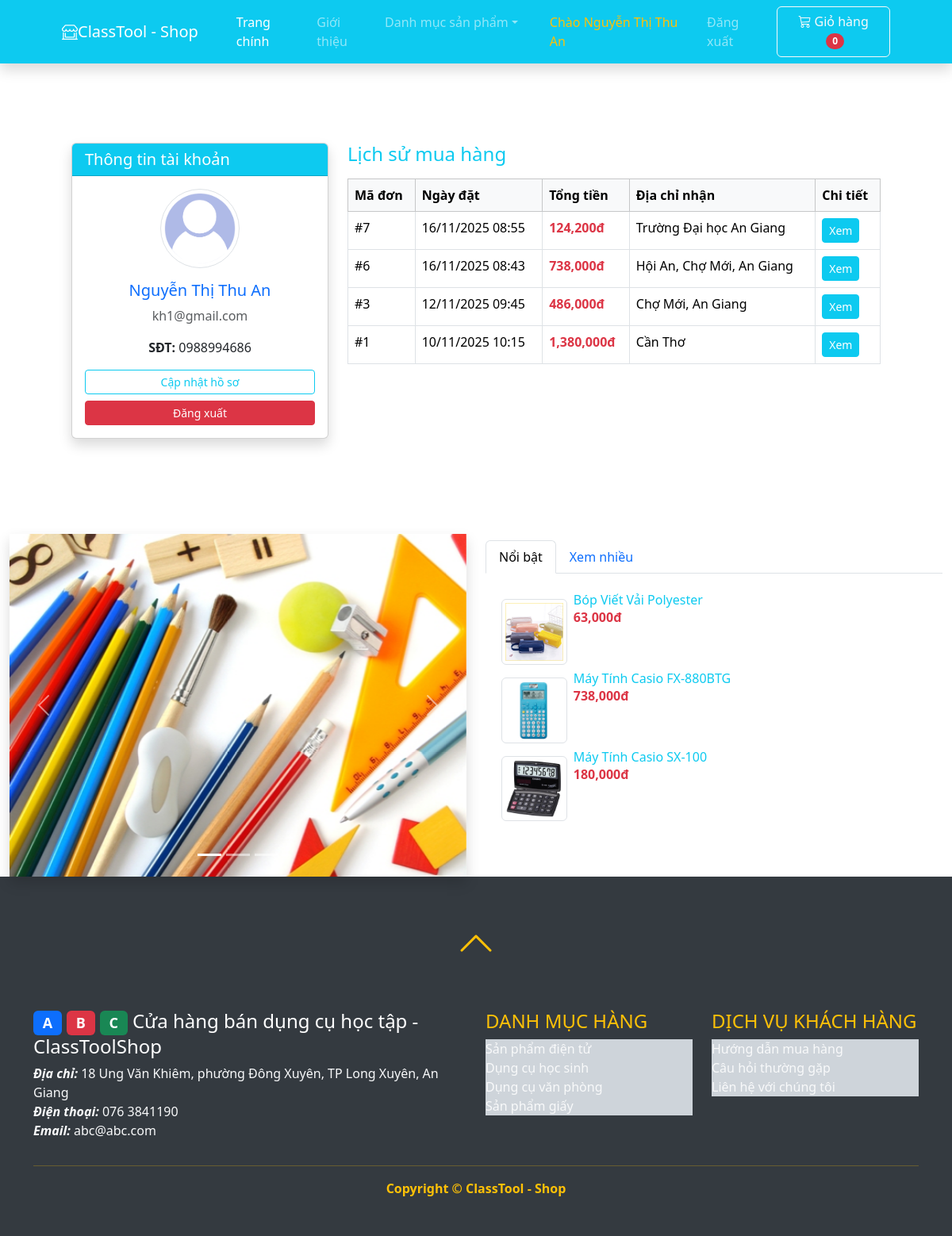
Page /index.php?action=thongtin (signed in) on the earlier database version.
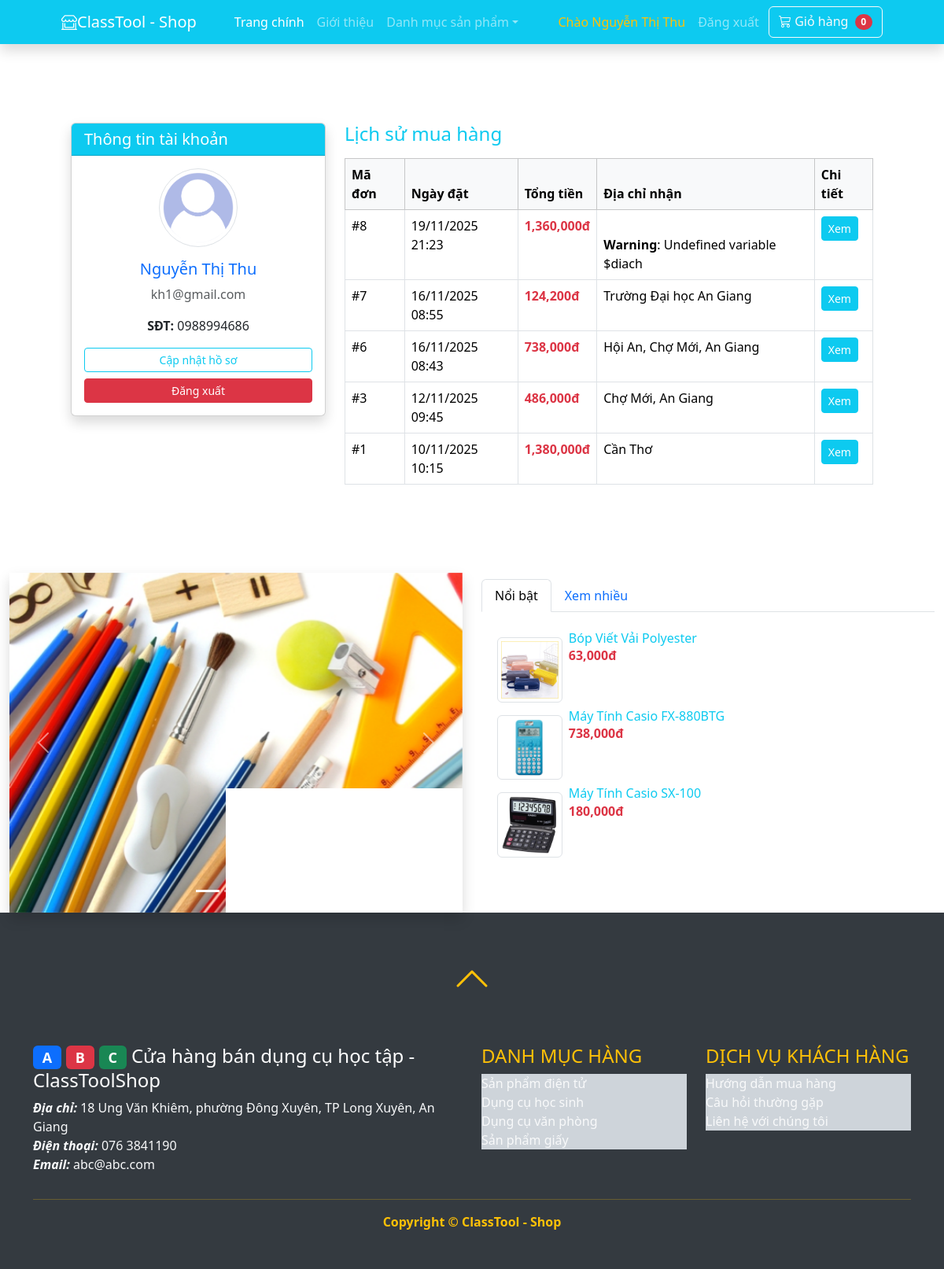
Same page on the later database version.
### tables this page shows
CREATE TABLE `donhang` (
  `id` int(11) NOT NULL,
  `nguoidung_id` int(11) NOT NULL,
  `diachi` varchar(50) DEFAULT NULL,
  `ngay` datetime NOT NULL DEFAULT current_timestamp(),
  `tongtien` float NOT NULL DEFAULT 0,
  `ghichu` varchar(255) DEFAULT NULL
);

CREATE TABLE `mathang` (
  `id` int(11) NOT NULL,
  `tenmathang` varchar(255) NOT NULL,
  `mota` text DEFAULT NULL,
  `giagoc` float NOT NULL DEFAULT 0,
  `giaban` float NOT NULL DEFAULT 0,
  `soluongton` int(11) NOT NULL DEFAULT 0,
  `hinhanh` varchar(255) DEFAULT NULL,
  `danhmuc_id` int(11) NOT NULL,
  `luotxem` int(11) NOT NULL DEFAULT 0,
  `luotmua` int(11) NOT NULL DEFAULT 0
);

CREATE TABLE `danhmuc` (
  `id` int(11) NOT NULL,
  `tendanhmuc` varchar(50) NOT NULL
);

### model/giohang.php (called while the page is built, shortened)
<?php
function demhangtronggio() {
    return count($_SESSION['giohang']);
}
?>

### model/donhang.php (called while the page is built, shortened)
<?php
class DONHANG{
    public function laydanhsachdonhangtheokh($nguoidung_id){
        $dbcon = DATABASE::connect();
        try{
            $sql = "SELECT * FROM donhang WHERE nguoidung_id=:nguoidung_id ORDER BY id DESC";
            $cmd = $dbcon->prepare($sql);
            $cmd->bindValue(":nguoidung_id", $nguoidung_id);
            $cmd->execute();
            return $cmd->fetchAll();
        }
        catch(PDOException $e){ return null; }
    }
}
?>

### model/mathang.php (called while the page is built, shortened)
<?php
class MATHANG{
    public function laymathangxemnhieu(){
        $dbcon = DATABASE::connect();
        try{
            $sql = "SELECT * FROM mathang ORDER BY luotxem DESC LIMIT 3";
            $cmd = $dbcon->prepare($sql);
            $cmd->execute();
            $result = $cmd->fetchAll();
            return $result;
        }
        catch(PDOException $e){
            $error_message = $e->getMessage();
            echo "<p>Lỗi truy vấn: $error_message</p>";
            exit();
        }
    }
}
?>

### model/danhmuc.php (called while the page is built, shortened)
<?php
class DANHMUC{
    public function laydanhmuc(){
        $dbcon = DATABASE::connect();
        try{
            $sql = "SELECT * FROM danhmuc";
            $cmd = $dbcon->prepare($sql);
            $cmd->execute();
            $result = $cmd->fetchAll();
            return $result;
        }
        catch(PDOException $e){
            $error_message = $e->getMessage();
            echo "<p>Lỗi truy vấn: $error_message</p>";
            exit();
        }
    }
}
?>

### public/info.php (the view, shortened to what this page needs)
<?php include("inc/top.php"); ?>
<div class="container py-5">
    <div class="row">
        <div class="col-md-4">
            <div class="card shadow mb-4">
                <div class="card-header bg-info text-white">
                    <h5 class="mb-0">Thông tin tài khoản</h5>
                </div>
                <div class="card-body text-center">
                    <img src="../images/users/user.png" class="img-thumbnail mb-3 rounded-circle" width="100px" alt="Avatar">
                    <h5 class="text-primary"><?php echo $_SESSION["khachhang"]["hoten"]; ?></h5>
                    <p class="text-muted"><?php echo $_SESSION["khachhang"]["email"]; ?></p>
                    <p><strong>SĐT:</strong> <?php echo $_SESSION["khachhang"]["sodienthoai"]; ?></p>
                    <div class="d-grid gap-2">
                        <a href="index.php?action=hoso" class="btn btn-outline-info btn-sm">Cập nhật hồ sơ</a>
                        <a href="index.php?action=dangxuat" class="btn btn-danger btn-sm">Đăng xuất</a>
                    </div>
                </div>
            </div>
        </div>
        <div class="col-md-8">
            <h4 class="text-info mb-3">Lịch sử mua hàng</h4>
            <?php if(empty($donhang)): ?>
                <div class="alert alert-warning">Bạn chưa có đơn hàng nào. <a href="index.php">Mua sắm ngay!</a></div>
            <?php else: ?>
                <div class="table-responsive">
                    <table class="table table-hover table-bordered">
                        <thead class="table-light">
                            <tr><th>Mã đơn</th><th>Ngày đặt</th><th>Tổng tiền</th><th>Địa chỉ nhận</th><th>Chi tiết</th></tr>
                        </thead>
                        <tbody>
                            <?php foreach($donhang as $d): ?>
                            <tr>
                                <td>#<?php echo $d['id']; ?></td>
                                <td><?php echo date('d/m/Y H:i', strtotime($d['ngay'])); ?></td>
                                <td class="text-danger fw-bold"><?php echo number_format($d['tongtien']); ?>đ</td>
                                <td><?php echo $d['diachi']; ?></td>
                                <td><a href="index.php?action=thongtin&dhid=<?php echo $d['id']; ?>" class="btn btn-sm btn-info text-white">Xem</a></td>
                            </tr>
                            <?php endforeach; ?>
                        </tbody>
                    </table>
                </div>
            <?php endif; ?>
        </div>
    </div>
</div>
<?php include("inc/bottom.php"); ?>

### public/index.php (shortened to what this page needs)
<?php
require("../model/danhmuc.php");
require("../model/mathang.php");
require("../model/giohang.php");
require("../model/donhang.php");
$dm = new DANHMUC();
$danhmuc = $dm->laydanhmuc();
$mh = new MATHANG();
$mathangxemnhieu = $mh->laymathangxemnhieu();
if(isset($_REQUEST["action"])){
    $action = $_REQUEST["action"];
}
else{
    $action="null";
}
switch($action){
    case "thongtin":
        if(isset($_SESSION["khachhang"])){
            $dh = new DONHANG();
            $donhang = $dh->laydanhsachdonhangtheokh($_SESSION["khachhang"]["id"]);
        }
        include("info.php");
        break;
}
?>

### public/inc/top.php (shortened to what this page needs)
<!DOCTYPE html>
<html lang="en">
    <head>
        <link href="https://cdn.jsdelivr.net/npm/bootstrap@5.3.1/dist/css/bootstrap.min.css" rel="stylesheet">
        <link href="https://cdn.jsdelivr.net/npm/bootstrap-icons@1.5.0/font/bootstrap-icons.css" rel="stylesheet" />
    </head>
    <body id="top">
        <nav class="navbar navbar-expand-lg navbar-dark bg-info shadow">
            <div class="container px-4 px-lg-5">
                <a class="navbar-brand" href="index.php"><i class="bi bi-shop-window"></i>ClassTool - Shop</a>
                <div class="collapse navbar-collapse" id="navbarSupportedContent">
                    <ul class="navbar-nav me-auto mb-2 mb-lg-0 ms-lg-4">
                        <li class="nav-item"><a class="nav-link active" aria-current="page" href="index.php">Trang chính</a></li>
                        <li class="nav-item"><a class="nav-link" href="#!">Giới thiệu</a></li>
                        <li class="nav-item dropdown">
                            <a class="nav-link dropdown-toggle" id="navbarDropdown" href="#" role="button" data-bs-toggle="dropdown" aria-expanded="false">Danh mục sản phẩm</a>
                        </li>
                    </ul>
                    <div class="d-flex">
                        <?php if(isset($_SESSION["khachhang"])){ ?>
                        <ul class="navbar-nav me-auto mb-2 mb-lg-0 ms-lg-4">
                            <li class="nav-item"><a class="nav-link text-warning" href="index.php?action=thongtin" >Chào <?php echo $_SESSION["khachhang"]["hoten"]; ?></a></li>
                            <li class="nav-item"><a class="nav-link" href="index.php?action=dangxuat">Đăng xuất</a></li>
                        </ul>
                        <?php } else{ ?>
                            <a href="index.php?action=dangnhap" class="btn btn-outline-light"><i class="bi bi-person"></i> Đăng nhập</a>
                        <?php } ?>
                        &nbsp;<a href="index.php?action=giohang" class="btn btn-outline-light" ><i class="bi bi-cart3"></i> Giỏ hàng <span class="badge bg-danger text-white ms-1 rounded-pill"><?php echo demhangtronggio(); ?></span></a>
</div>
            </div>
        </nav>
        <section class="py-5">
            <div class="container px-4 px-lg-5 mt-1">

### public/inc/bottom.php (shortened to what this page needs)
            </div>
        </section>
        <section>
            <div class="container-fluid">
                <div class="row">
                    <div class="col-md-6">
                        <?php include("inc/carousel.php"); ?>
                    </div>
                    <div class="col-md-6 pt-2">
                      <ul class="nav nav-tabs" role="tablist">
                        <li class="nav-item">
                          <a class="nav-link active" data-bs-toggle="tab" href="#menu1">Nổi bật</a>
                        </li>
                        <li class="nav-item">
                          <a class="nav-link" data-bs-toggle="tab" href="#menu2">Xem nhiều</a>
                        </li>
                      </ul>
                      <div class="tab-content">
                        <div id="menu1" class="container tab-pane active"><br>
                          <?php include("inc/topview.php"); ?>
                        </div>
                      </div>
                    </div>
                </div>
            </div>
        </section>
        <footer class="py-5" style="background-color:#343a40;">
    <div class="text-center mb-5">
        <a class="text-warning" href="#top">
            <i class="bi bi-chevron-up" style="font-size: 3rem; font-weight: bold;"></i>
        </a>
    </div>
    <div class="container">
        <div class="row">
            <div class="col-md-6 text-light">
                <a href="index.php" class="text-decoration-none text-white">
                    <h4>
                        <span class="badge text-white bg-primary">A</span>
                        <span class="badge text-white bg-danger">B</span>
                        <span class="badge text-white bg-success">C</span>
                        Cửa hàng bán dụng cụ học tập - ClassToolShop
                    </h4>
                </a>
                <p>
                    <b><i>Địa chỉ:</i></b> 18 Ung Văn Khiêm, phường Đông Xuyên, TP Long Xuyên, An Giang<br>
                    <b><i>Điện thoại:</i></b> 076 3841190<br>
                    <b><i>Email:</i></b> abc@abc.com
                </p>
            </div>
            <div class="col-md-3 text-light">
                <h4 style="color:#ffc107;">DANH MỤC HÀNG</h4>
                <?php foreach ($danhmuc as $d): ?>
                    <a class="list-group-item list-group-item-dark text-light" href="?action=group&id=<?php echo $d["id"]; ?>">
                        <?php echo $d["tendanhmuc"]; ?>
                    </a>
                <?php endforeach; ?>
            </div>
            <div class="col-md-3 text-light">
                <h4 style="color:#ffc107;">DỊCH VỤ KHÁCH HÀNG</h4>
                <a href="#" class="list-group-item list-group-item-dark text-light">Hướng dẫn mua hàng</a>
                <a href="#" class="list-group-item list-group-item-dark text-light">Câu hỏi thường gặp</a>
                <a href="#" class="list-group-item list-group-item-dark text-light">Liên hệ với chúng tôi</a>
            </div>
        </div>
        <hr style="border-color:#ffc107;">
        <p class="m-0 text-center text-warning fw-bolder">Copyright &copy; ClassTool - Shop</p>
    </div>
</footer>
    </body>
</html>

### public/inc/carousel.php (shortened to what this page needs)
<div id="demo" class="carousel slide shadow" data-bs-ride="carousel">
    <div class="carousel-indicators">
    <button type="button" data-bs-target="#demo" data-bs-slide-to="0" class="active"></button>
    <button type="button" data-bs-target="#demo" data-bs-slide-to="1"></button>
    <button type="button" data-bs-target="#demo" data-bs-slide-to="2"></button>
    </div>
    <div class="carousel-inner">
    <div class="carousel-item active">
        <img src="../images/carousel/h1.jpg" alt="Dụng cụ văn phòng" class="d-block w-100">
    </div>
    </div>
    <button class="carousel-control-prev" type="button" data-bs-target="#demo" data-bs-slide="prev">
    <span class="carousel-control-prev-icon"></span>
    </button>
    <button class="carousel-control-next" type="button" data-bs-target="#demo" data-bs-slide="next">
    <span class="carousel-control-next-icon"></span>
    </button>
</div>

### public/inc/topview.php
<div class="d-flex flex-column">
<?php foreach($mathangxemnhieu as $x): ?>
	<div style="max-height:100px"><a class="text-decoration-none" href="index.php?action=detail&id=<?php echo $x["id"]; ?>">
		<img style="max-width:15%" class="img-thumbnail float-start m-2"
			src="../<?php echo $x["hinhanh"]; ?>"
			alt="<?php echo $x["tenmathang"]; ?>">
		<h6 class="card-title text-info"><?php echo $x["tenmathang"]; ?></h6>
		<p class="card-text text-danger fw-bold"><?php echo number_format($x["giaban"]); ?>đ</p>	</a>
	</div>
<?php endforeach; ?>
</div>

Differences in the rows shown:
added donhang: id "8", ngay "19/11/2025 21:23", tongtien "1,360,000", diachi "Warning : Undefined variable $diach"
Other differences:
$_SESSION["khachhang"]["hoten"]: "Nguyễn Thị Thu An" → "Nguyễn Thị Thu"
